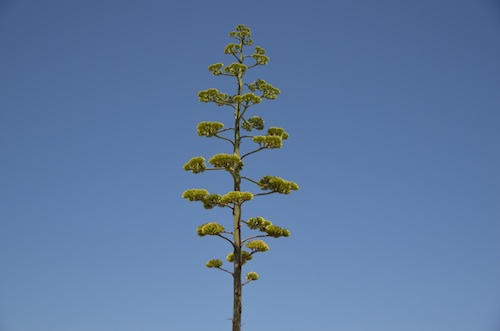
#> input picture example.jpg, 500 x 331 px
$ python image2canvas.py example.jpg   (Python 2 division)
#> lines starting #> are read from the running program, lines starting #| are printed output that depends on the picture
#!/usr/bin/env python
"""A program that generates grayscale JavaScript canvas code for an image.

You must have the Python Imaging Library (PIL) installed before being
able to use this:

    sudo pip install PIL

This program is known to work for JPEG images, but could potentially
work for other formats too!

Usage:

    ./image2canvas.py <path-to-image>

The generated code is written to standard out.

Note that this utility is probably not very useful. The generated
HTML/JavaScript code can be hefty in size (e.g., 25 KB JPEG -> 486
KB!) since no effort was made to compress the data and the bitwise
operations can be a performance drain.
"""

__author__ = 'Aryan Naraghi (aryan.naraghi@gmail.com)'

import Image
import ImageOps
import string
import sys
import textwrap


_TEMPLATE = textwrap.dedent("""\
    <!doctype html>
    <html>
      <body>
        <canvas id="c"></canvas>
        <script type="text/javascript">
          (function() {
            var canvas = document.getElementById("c");
            var context = canvas.getContext("2d");
            context.canvas.width = $width;
            context.canvas.height = $height;
            var canvasData = context.getImageData(0, 0, canvas.width, canvas.height);

            var Point = function(x, y) {
              this.x = x;
              this.y = y;
            }

            var setPixel = function(pixel, grayscale) {
              var index = (pixel.x + pixel.y * canvas.width) * 4;
              canvasData.data[index] = grayscale;
              canvasData.data[index + 1] = grayscale;
              canvasData.data[index + 2] = grayscale;
              canvasData.data[index + 3] = 255;
            }

            var packedGrayscales = [$grayscales];

            var mask = (1 << 8) - 1;
            for (var x = 0; x < canvas.width; x++) {
              for (var y = 0; y < canvas.height; y++) {
                var pixel = x + y * canvas.width;
                var bucket = Math.floor(pixel / 4);
                var grayscale = (packedGrayscales[bucket] >> (3 - pixel % 4) * 8) & mask;
                setPixel(new Point(x, y), grayscale);
              }
            }
            context.putImageData(canvasData, 0, 0);
          })();
        </script>
      </body>
    </html>
    """)


def main(argv):
    if len(argv) != 2:
        raise ValueError(
            'Expected path to image. Usage: ./{0} <path-to-image>'.format(
                argv[0]))

    filename = argv[1]
    img = ImageOps.grayscale(Image.open(filename))
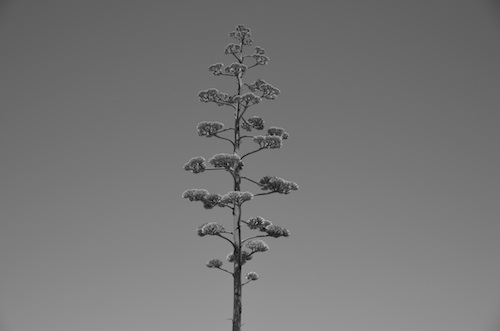
#> img: PIL image 500x331 L; min 1, max 197, mean 118

    packed_grayscales = []
    data = img.getdata()
    for i in xrange(0, len(data), 4):
        packed_int = 0
        for j in xrange(4):
            if i + j >= len(data):
                break
            packed_int <<= 8
            packed_int += data[i + j]
        packed_grayscales.append(packed_int)
#> this loop made 41375 passes
#> i on passes 2 to 4: 4, 8, 12
#> after the loop, packed_grayscales = 41375 items

    width, height = img.size
#> width = 500; height = 331
    print string.Template(_TEMPLATE).substitute(
        width=width,
        height=height,
        grayscales=', '.join(str(p) for p in packed_grayscales))
#> (printed output is left out)


if __name__ == '__main__':
    main(sys.argv)
